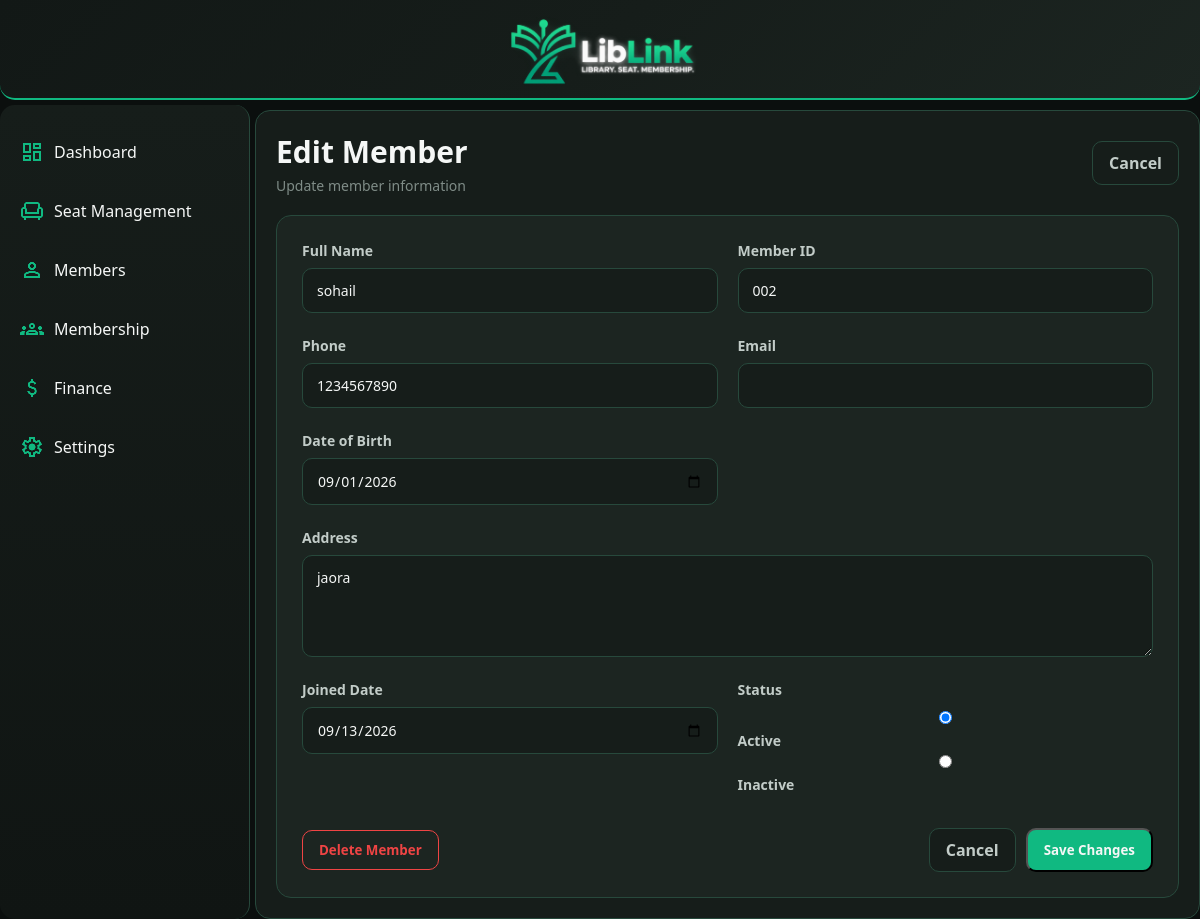
/EditMember/6/, run on the app's committed database.
### App/models.py (models this page shows, shortened)
class Member(models.Model):
    full_name = models.CharField(max_length=100)
    MemberID = models.CharField(max_length=10, null=True, blank=True)
    phone = models.CharField(max_length=15)
    email = models.EmailField(blank=True)
    date_of_birth = models.DateField()
    address = models.TextField()
    joined_date = models.DateField()
    status = models.BooleanField(default=True)
    created_at = models.DateTimeField(auto_now_add=True)
    class Meta:
        constraints = [
            models.UniqueConstraint(
                fields=["MemberID"],
                condition=models.Q(MemberID__isnull=False),
                name="unique_member_id")
            ]

### App/views.py (the view, shortened to what this page needs)
# urls.py: path('EditMember/<int:MemberID>/', views.EditMember, name='EditMember'),
def EditMember(request, MemberID):
    member = Member.objects.get(id=MemberID)
    return render(request, "EditMember.html", {"member": member})

### App/templates/EditMember.html (shortened to what this page needs)
{% extends 'base.html' %}
{% block pagecontent %}
<div class="edit-member-header">
    <div>
        <h1>Edit Member</h1>
        <p>Update member information</p>
    </div>
    <a href="{% url 'MemberDetails' member.id%}" class="secondary-btn">
        Cancel
    </a>
</div>
<form
    method="POST"
    class="edit-member-form"
    onsubmit="return confirm('Are you sure you want to save these changes?');">
    <div class="edit-form-grid">
        <div class="form-group">
            <label for="full_name">Full Name</label>
            <input
                type="text"
                id="full_name"
                name="full_name"
                value="{{ member.full_name }}"
                required
            >
        </div>
        <div class="form-group">
            <label for="MemberID">Member ID</label>
            <input
                type="text"
                id="MemberID"
                name="MemberID"
                value="{{ member.MemberID }}"
                required
            >
        </div>
        <div class="form-group">
            <label for="phone">Phone</label>
            <input
                type="text"
                id="phone"
                name="phone"
                value="{{ member.phone }}"
                required
            >
        </div>
        <div class="form-group">
            <label for="email">Email</label>
            <input
                type="email"
                id="email"
                name="email"
                value="{{ member.email }}"
            >
        </div>
        <div class="form-group">
            <label for="date_of_birth">Date of Birth</label>
            <input
                type="date"
                id="date_of_birth"
                name="date_of_birth"
                value="{{ member.date_of_birth|date:'Y-m-d' }}"
                required
            >
        </div>
        <div class="form-group full-width">
            <label for="address">Address</label>
            <textarea
                id="address"
                name="address"
                rows="4"
                required
            >{{ member.address }}</textarea>
        </div>
        <div class="form-group">
            <label for="joined_date">Joined Date</label>
            <input
                type="date"
                id="joined_date"
                name="joined_date"
                value="{{ member.joined_date|date:'Y-m-d' }}"
                required
            >
        </div>
        <div class="form-group">
            <label>Status</label>
            <div class="radio-group">
                <label>
                    <input
                        type="radio"
                        name="status"
                        value=True
                        {% if member.status %}checked{% endif %}
                    >
                    Active
                </label>
                <label>
                    <input
                        type="radio"
                        name="status"
                        value=False
                    >
                    Inactive
                </label>
            </div>
        </div>
    </div>
    <div class="form-actions">
    <button
        type="button"
        class="danger-btn"
        onclick="if(confirm('Are you sure you want to delete this member? This action cannot be undone.')) { document.getElementById('delete-member-form').submit(); }"
    >
        Delete Member
    </button>
    <div class="form-actions-right">
        <a href="{% url 'MemberDetails' member.id %}" class="secondary-btn">
            Cancel
        </a>
        <button type="submit" class="primary-btn">
            Save Changes
        </button>
    </div>
</div>
</form>
{% endblock %}

### static/css/style.css (style rules this page uses)
:root { --bg-main: #0B0F0E; --bg-sidebar: #101513; --bg-header: #121816; --surface: #161D1A; --surface-card: #1C2521; --surface-hover: #252F2B; --surface-active: #2D3934; --primary: #10B981; --primary-hover: #0EA371; --primary-light: #34D399; --white: #FFFFFF; --text-primary: #F5F7F6; --text-secondary: #C2CCC8; --text-muted: #7F8C87; --border: #27493c; --border-light: #35413C; --border-primary: #10B981; --success: #10B981; --warning: #F59E0B; --danger: #EF4444; --info: #38BDF8; --shadow: rgba(0, 0, 0, 0.40); --overlay: rgba(255, 255, 255, 0.05); }
* { font-family: 'Noto Sans', sans-serif; padding: 0; margin: 0; box-sizing: border-box; }
body { background-color: var(--bg-main); color: var(--text-primary); }
.primary-btn { display: inline-flex; align-items: center; justify-content: center ; padding: 10px 16px; background:var(--primary); color: var(--text-primary); text-decoration: none; border-radius: 10px; font-weight: 600; transition: background 0.2s ease, transform 0.2s ease; }
.form-group { display: flex; flex-direction: column; gap: 8px; margin-bottom: 18px; }
.form-group label { color: var(--text-secondary); font-size: 14px; font-weight: 600; }
.form-group input { padding: 12px 14px; background: var(--surface); color: var(--text-primary); border: 1px solid var(--border); border-radius: 10px; outline: none; font-size: 14px; }
.form-group textarea { padding: 12px 14px; background: var(--surface); color: var(--text-primary); border: 1px solid var(--border); border-radius: 10px; outline: none; font-size: 14px; resize: vertical; }
.form-actions { display: flex; justify-content: flex-end; gap:10px; margin-top: 15px; }
.secondary-btn { display: inline-flex; align-items: center; justify-content: center; padding: 10px 16px; background: var(--surface); color: var(--text-secondary); text-decoration: none; border: 1px solid var(--border); border-radius: 10px; font-weight: 600; transition: background 0.2s ease, color 0.2s ease; }
.danger-btn { display: inline-flex; align-items: center; justify-content: center; padding: 10px 16px; background: transparent; color: var(--danger); border: 1px solid var(--danger); border-radius: 10px; font-weight: 600; cursor: pointer; transition: background 0.2s ease, color 0.2s ease; }
.edit-member-header { display: flex; justify-content: space-between; align-items: center; margin-bottom: 20px; }
.edit-member-header h1 { font-size: 30px; color: var(--text-primary); }
.edit-member-header p { margin-top: 4px; color: var(--text-muted); font-size: 14px; }
.edit-member-form { padding: 25px; background: var(--surface-card); border: 1px solid var(--border); border-radius: 15px; }
.edit-form-grid { display: grid; grid-template-columns: 1fr 1fr; gap: 5px 20px; }
.edit-form-grid .form-group { margin-bottom: 18px; }
.edit-form-grid .full-width { grid-column: 1 / -1; }
.edit-member-form .form-group input, .edit-member-form .form-group textarea { width: 100%; padding: 12px 14px; background: var(--surface); color: var(--text-primary); border: 1px solid var(--border); border-radius: 10px; outline: none; font-size: 14px; }
.edit-member-form .form-group textarea { resize: vertical; }
.edit-member-form .form-actions { display: flex; justify-content: space-between; align-items: center; margin-top: 15px; }
.form-actions-right { display: flex; gap: 10px; }

### data on the page
Member: full_name "sohail", MemberID "002", phone "1234567890", date_of_birth "09/01/2026", address "jaora", joined_date "09/13/2026", status "☑ Active", status "☐ Inactive"
